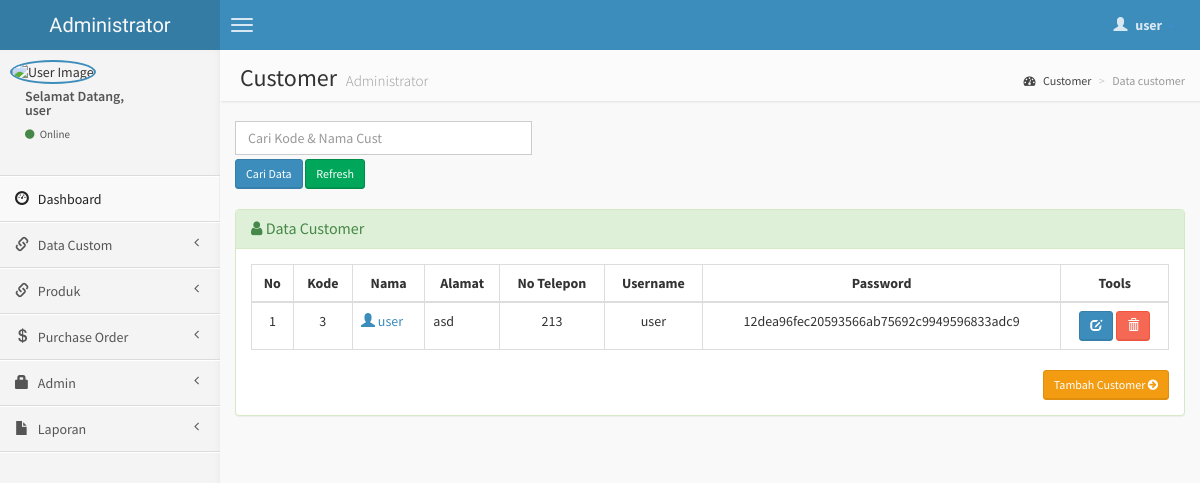
Page /admin/customer.php (signed in) on the committed database.
### tables this page shows
CREATE TABLE `user` (
  `id_user` int(11) NOT NULL,
  `kd_cus` varchar(20) NOT NULL,
  `nama` varchar(30) NOT NULL,
  `alamat` varchar(50) NOT NULL,
  `no_telp` varchar(15) NOT NULL,
  `username` varchar(15) NOT NULL,
  `password` text NOT NULL,
  `role` int(11) NOT NULL,
  `gambar` text NOT NULL
);

### admin/customer.php (the view, shortened to what this page needs)
<?php include('header.php'); ?>
    <body class="skin-blue">
        <header class="header">
            <a href="index.php" class="logo">
                Administrator
            </a>
            <nav class="navbar navbar-static-top" role="navigation">
                <a href="#" class="navbar-btn sidebar-toggle" data-toggle="offcanvas" role="button">
                    <span class="icon-bar"></span>
                    <span class="icon-bar"></span>
                    <span class="icon-bar"></span>
                </a>
                <div class="navbar-right">
                    <ul class="nav navbar-nav">
                        <li class="dropdown user user-menu">
                            <a href="#" class="dropdown-toggle" data-toggle="dropdown">
                                <i class="glyphicon glyphicon-user"></i>
                                <span><?php echo $_SESSION['fullname']; ?> <i class="caret"></i></span>
                            </a>
                        </li>
                    </ul>
                </div>
            </nav>
        </header>
        <div class="wrapper row-offcanvas row-offcanvas-left">
            <aside class="left-side sidebar-offcanvas">
                <section class="sidebar">
                    <div class="user-panel">
                        <div class="pull-left image">
                            <img src="<?php echo $_SESSION['gambar']; ?>" class="img-circle" alt="User Image" style="border: 2px solid #3C8DBC;" />
                        </div>
                        <div class="pull-left info">
                            <p>Selamat Datang,<br /><?php echo $_SESSION['fullname']; ?></p>
                            <a href="#"><i class="fa fa-circle text-success"></i> Online</a>
                        </div>
                    </div>
                    <?php include "menu.php"; ?>
                </section>
            </aside>
            <aside class="right-side">
                <section class="content-header">
                    <h1>
                        Customer
                        <small>Administrator</small>
                    </h1>
                    <ol class="breadcrumb">
                        <li><a href="#"><i class="fa fa-dashboard"></i> Customer</a></li>
                        <li class="active">Data customer</li>
                    </ol>
                </section>
                <section class="content">
                    <div class="row">
              <div class="col-lg-4">
              <form action='customer.php' method="POST">
	       <input type='text' class="form-control" style="margin-bottom: 4px;" name='qcari' placeholder='Cari Kode & Nama Cust' required />
           <input type='submit' value='Cari Data' class="btn btn-sm btn-primary" /> <a href='customer.php' class="btn btn-sm btn-success" >Refresh</i></a>
          	</div>
              </div>
                    <br />
                    <div class="row">
                        <div class="col-lg-12">
                    <div class="panel panel-success">
                        <div class="panel-heading">
                        <h3 class="panel-title"><i class="fa fa-user"></i> Data Customer </h3>
                        </div>
                        <div class="panel-body">
                    <?php
                    $query1="SELECT * from user WHERE role = 2";
                    $tampil=mysqli_query($koneksi, $query1) or die(mysqli_error());
                    ?>
                  <table id="example" class="table table-hover table-bordered">
                  <thead>
                      <tr>
                        <th><center>No </center></th>
                        <th><center>Kode </center></th>
                        <th><center>Nama </i></center></th>
                        <th><center>Alamat </center></th>
                        <th><center>No Telepon </center></th>
                        <th><center>Username </center></th>
                        <th><center>Password </center></th>
                        <th><center>Tools</center></th>
                      </tr>
                  </thead>
                     <?php
                     $no=0;
                     while($data=mysqli_fetch_array($tampil))
                    { $no++; ?>
                    <tbody>
                    <tr>
                    <td><center><?php echo $no; ?></center></td>
                    <td><center><?php echo $data['kd_cus'];?></center></td>
                    <td><a href="detail-customer.php?hal=edit&kd=<?php echo $data['kd_cus'];?>"><span class="glyphicon glyphicon-user"></span> <?php echo $data['nama'];?></td>
                    <td><?php echo $data['alamat']; ?></td>
                    <td><center><?php echo $data['no_telp']; ?></center></td>
                    <td><center><?php echo $data['username']; ?></center></td>
                    <td><center><?php echo $data['password']; ?></center></td>
                    <td><center><div id="thanks"><a class="btn btn-sm btn-primary" data-placement="bottom" data-toggle="tooltip" title="Edit Customer" href="edit-customer.php?hal=edit&kd_cus=<?php echo $data['kd_cus'];?>"><span class="glyphicon glyphicon-edit"></span></a>
                    <a onclick="return confirm ('Yakin hapus <?php echo $data['nama'];?>.?');" class="btn btn-sm btn-danger tooltips" data-placement="bottom" data-toggle="tooltip" title="Hapus customer" href="customer.php?hal=hapus&kd=<?php echo $data['kd_cus'];?>"><span class="glyphicon glyphicon-trash"></a></center></td></tr></div>
                 <?php
              }
              ?>
                <div class="text-right">
                  <a href="input-customer.php" class="btn btn-sm btn-warning">Tambah Customer <i class="fa fa-arrow-circle-right"></i></a>
                </div>
              </div>
              </div>
            </div>
                    </div>
<?php include('footer.php'); ?>

### rows in the picture
user: kd_cus "3", nama "user", alamat "asd", no_telp "213", username "user", password "12dea96fec20593566ab75692c9949596833adc9"

### other values in the picture
$_SESSION['fullname'] "user"
